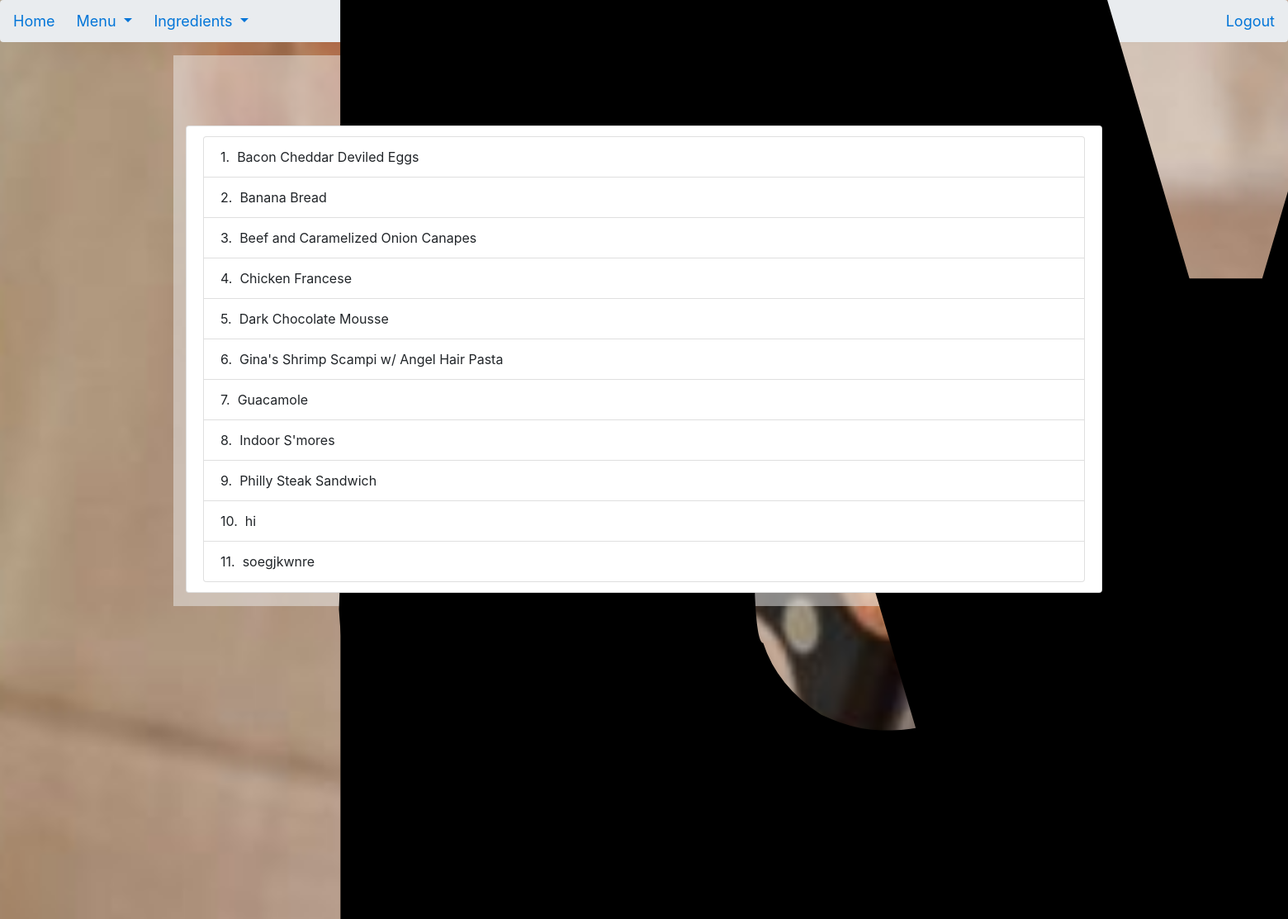
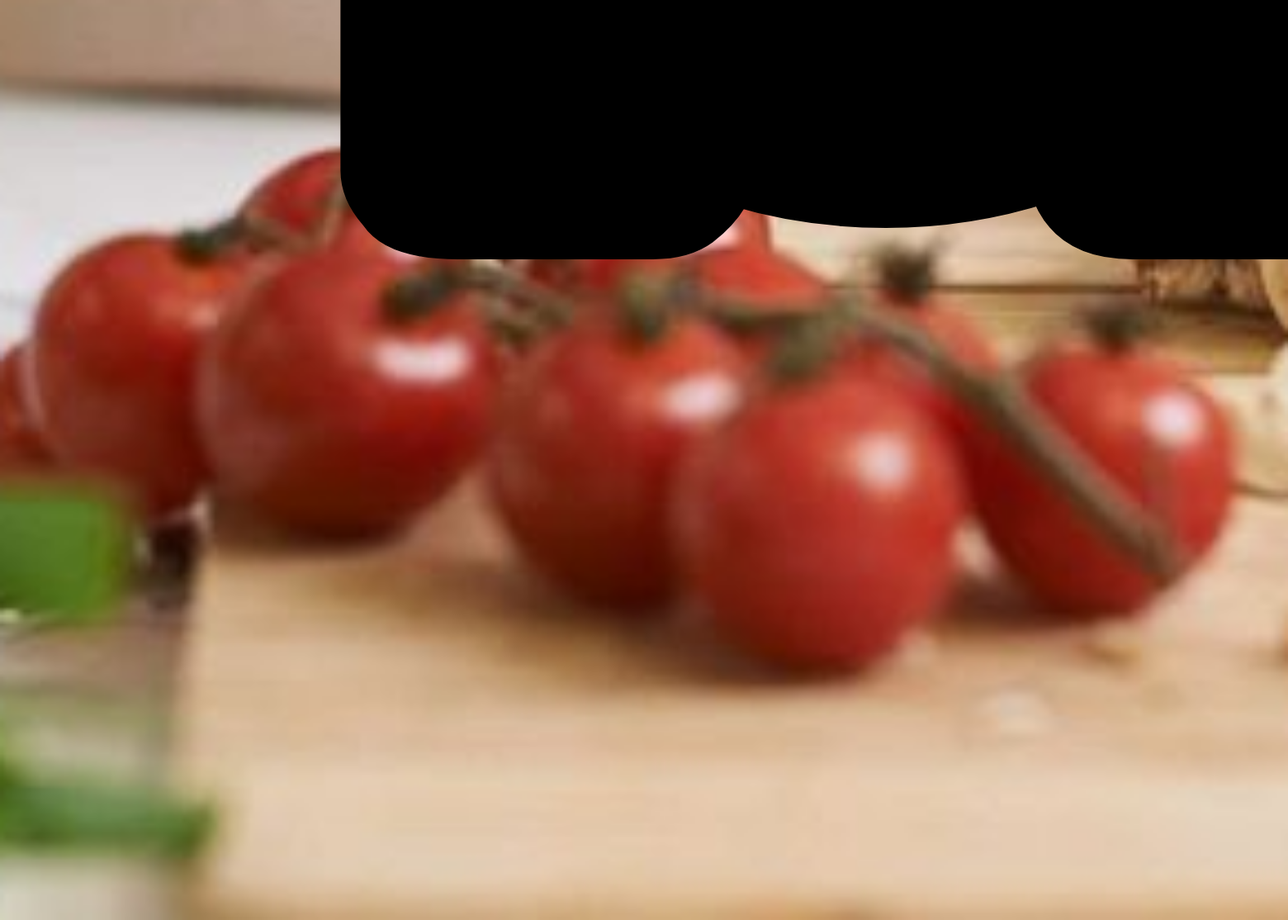
Screenshot of /alldishes (signed in) with the database file from the repository (2 pictures, top to bottom).
### app/Pages/models.py (models this page shows, shortened)
class dishIngredientReq(db.Model):
    id = db.Column(db.Integer, primary_key=True)
    dishName = db.Column(db.String(64),index = True)
    ingredientName2 = db.Column(db.String(64),index = True)
    quantity2 = db.Column(db.Float)
    unitMeasure2 = db.Column(db.String(4))

### app/Pages/Fullmenu.py (the view)
@app.route('/alldishes', methods=["GET"])
@login_required
def fullmenu():
    dishes = dishIngredientReq.query.all()
    all = []
    for dish in dishes:
        all.append(dish.dishName)
    all = sorted(list(set(all)))
    for i, x in enumerate(all):
        all[i] = (i,x)
    return render_template('fullmenu.html', all=all)

### app/Pages/models.py (called while the page is built)
@login.user_loader
def load_user(id):
    return User.query.get(int(id))

### app/templates/fullmenu.html (shortened to what this page needs)
{% extends "nav.html" %}
{% block content %}
<div class="container">
	<div class="row">
		<div class="col-sm" class="container2" id="background_">
			<h2 id = "loginbody" class= "font_HighVoltage">
			</h2>
			<div  id = "loginbody">
					<ul class="list-group-item">
						{% for i, dish in all %}
						<li class="list-group-item d-flex justify-content-start">
								<div> {{i+1}}.&nbsp;&nbsp;</div>
								<div> {{dish}} </div>
						</li>
						{% endfor %}
					</ul>
			</div>
		</div>
	</div>
</div>
{% endblock %}

### app/templates/nav.html (shortened to what this page needs)
<html>
    <head>
        <link rel="stylesheet" href="https://stackpath.bootstrapcdn.com/bootstrap/4.4.1/css/bootstrap.min.css"></link>
        <link rel="stylesheet" type= "text/css" href= "{{ url_for('static',filename='styles/main.css') }}"></link>
        <link rel="stylesheet" type= "text/css" href= "{{ url_for('static',filename='styles/nav.css') }}"></link>
    </head>
        <link rel="stylesheet" type= "text/css" href= "{{ url_for('static',filename='styles/main.css') }}"></link>
<ul class="breadcrumb" class="dropdown-menu">
    <li ><a href="/">Home</a></li>
    <li class="dropdown">
            <a href="#" class="dropdown-toggle" data-toggle="dropdown">
                Menu<b class="caret"></b>
            </a>
    </li>
    <li class="dropdown">
            <a href="#" class="dropdown-toggle" data-toggle="dropdown">
                Ingredients<b class="caret"></b>
            </a>
    </li>
    <li class="ml-auto"><a href="/logout">Logout</a></li>
</ul>
    <body>
        {% block content %} {% endblock %}
    </body>
</html>

### app/static/styles/main.css (style rules this page uses)
body { background-image: url("Main.jpg"); width: 100%; height:100%; background-size: cover; background-position: center center; background-repeat: no-repeat; background-attachment: fixed, scroll; }
.font_HighVoltage { text-align: center; color: rgb(0, 0, 0); font-family: HighVoltage; font-size-adjust: 80; }
#background_ { background: rgba(236, 236, 236,0.5); }
#loginbody { text-align: center; }

### app/static/styles/nav.css (style rules this page uses)
ul.breadcrumb li { display: inline; font-size: 18px; }
ul.breadcrumb li+li:before { padding: 8px; color: #0275d8; content: " \00a0"; }
ul.breadcrumb li a { color: #0275d8; text-decoration: none; }

### rows the page displays
dishIngredientReq: i+1 "1", dishName "Bacon Cheddar Deviled Eggs"
dishIngredientReq: i "2", dishName "Banana Bread"
dishIngredientReq: i "3", dishName "Beef and Caramelized Onion Canapes"
dishIngredientReq: i "4", dishName "Chicken Francese"
dishIngredientReq: i "5", dishName "Dark Chocolate Mousse"
dishIngredientReq: i "6", dishName "Gina's Shrimp Scampi w/ Angel Hair Pasta"
dishIngredientReq: i "7", dishName "Guacamole"
dishIngredientReq: i "8", dishName "Indoor S'mores"
dishIngredientReq: i "9", dishName "Philly Steak Sandwich"
dishIngredientReq: i "10", dishName "hi"
dishIngredientReq: i "11", dishName "soegjkwnre"
